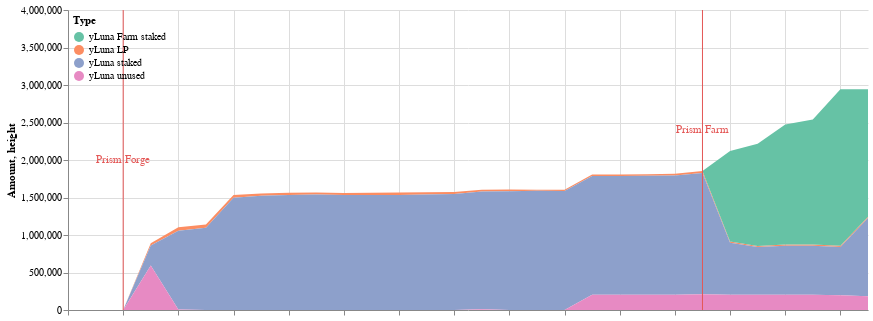

The code cell stored with this chart in its notebook:
### Markdown cell above
## All deltas

### Code cell
all_deltas = ydp.asset_used.append(ydp.asset_unused)
all_deltas = dp.fill_date_gaps(all_deltas, ['2022-02-11','2022-02-12','2022-02-13'])
c1 = cp.get_yluna_time_area_chart(all_deltas, 
               alt.Scale(scheme='set2'),
               min_date = all_deltas.Time.min(),
               max_date = all_deltas.Time.max(),
               top_padding = 1500000
        )

c2 = alt.Chart(dp.dates_to_mark).mark_rule(color='#e45756').encode(
    x=alt.X('date'+':T',axis=alt.Axis(labels=False,title=''))
)

c3 = alt.Chart(dp.dates_to_mark).mark_text(
    color='#e45756',
    angle=0
).encode(
    x=alt.X('text_date'+':T',axis=alt.Axis(labels=False,title='')),
    y='height',
    text='text'
)

(c1 + c2 + c3).properties(width=800).configure_view(strokeOpacity=0)

### Figure 1 — Vega-Lite specification as saved in the notebook (floating-point values rounded to 4 significant figures)
{"config": {"view": {"continuousWidth": 400, "continuousHeight": 300, "strokeOpacity": 0}}, "layer": [{"data": {"name": "data-91e6b39883b47d31a43c6eabd2c8138b"}, "mark": "area", "encoding": {"color": {"field": "Type", "legend": {"direction": "vertical", "legendY": 0, "orient": "none", "padding": 5}, "scale": {"scheme": "set2"}, "type": "nominal"}, "tooltip": [{"field": "Time", "format": "%Y-%m-%d", "type": "temporal"}, {"field": "Type", "type": "nominal"}, {"field": "Amount (millions)", "type": "nominal"}], "x": {"field": "Time", "scale": {"domain": ["2022-02-11", "2022-03-12"]}, "type": "temporal"}, "y": {"field": "Amount", "scale": {"domain": [0, 3585000.0]}, "type": "quantitative"}}}, {"data": {"name": "data-bf69e67827aa5ed7d9d532afa84e7b5c"}, "mark": {"type": "rule", "color": "#e45756"}, "encoding": {"x": {"axis": {"labels": false, "title": ""}, "field": "date", "type": "temporal"}}}, {"data": {"name": "data-bf69e67827aa5ed7d9d532afa84e7b5c"}, "mark": {"type": "text", "angle": 0, "color": "#e45756"}, "encoding": {"text": {"field": "text", "type": "nominal"}, "x": {"axis": {"labels": false, "title": ""}, "field": "text_date", "type": "temporal"}, "y": {"field": "height", "type": "quantitative"}}}], "width": 800, "$schema": "https://vega.github.io/schema/vega-lite/v4.17.0.json", "datasets": {"data-91e6b39883b47d31a43c6eabd2c8138b": [{"Time": "2022-02-14", "Amount signed": 31760.0, "Amount": 31760.0, "Type": "yLuna LP", "Amount (millions)": "0.03M"}, {"Time": "2022-02-15", "Amount signed": 15290.0, "Amount": 47050.0, "Type": "yLuna LP", "Amount (millions)": "0.05M"}, {"Time": "2022-02-16", "Amount signed": -3950.0, "Amount": 43100.0, "Type": "yLuna LP", "Amount (millions)": "0.04M"}, {"Time": "2022-02-17", "Amount signed": -6835.0, "Amount": 36270.0, "Type": "yLuna LP", "Amount (millions)": "0.04M"}, {"Time": "2022-02-18", "Amount signed": -7339.0, "Amount": 28930.0, "Type": "yLuna LP", "Amount (millions)": "0.03M"}, {"Time": "2022-02-19", "Amount signed": 337.5, "Amount": 29270.0, "Type": "yLuna LP", "Amount (millions)": "0.03M"}, {"Time": "2022-02-20", "Amount signed": -1702.0, "Amount": 27560.0, "Type": "yLuna LP", "Amount (millions)": "0.03M"}, {"Time": "2022-02-21", "Amount signed": -1555.0, "Amount": 26010.0, "Type": "yLuna LP", "Amount (millions)": "0.03M"}, {"Time": "2022-02-22", "Amount signed": 3529.0, "Amount": 29540.0, "Type": "yLuna LP", "Amount (millions)": "0.03M"}, {"Time": "2022-02-23", "Amount signed": 5291.0, "Amount": 34830.0, "Type": "yLuna LP", "Amount (millions)": "0.03M"}, {"Time": "2022-02-24", "Amount signed": -6881.0, "Amount": 27950.0, "Type": "yLuna LP", "Amount (millions)": "0.03M"}, {"Time": "2022-02-25", "Amount signed": -2172.0, "Amount": 25770.0, "Type": "yLuna LP", "Amount (millions)": "0.03M"}, {"Time": "2022-02-26", "Amount signed": -2032.0, "Amount": 23740.0, "Type": "yLuna LP", "Amount (millions)": "0.02M"}, {"Time": "2022-02-27", "Amount signed": -2167.0, "Amount": 21580.0, "Type": "yLuna LP", "Amount (millions)": "0.02M"}, {"Time": "2022-02-28", "Amount signed": -6805.0, "Amount": 14770.0, "Type": "yLuna LP", "Amount (millions)": "0.01M"}, {"Time": "2022-03-01", "Amount signed": 1266.0, "Amount": 16040.0, "Type": "yLuna LP", "Amount (millions)": "0.02M"}, {"Time": "2022-03-02", "Amount signed": 1194.0, "Amount": 17230.0, "Type": "yLuna LP", "Amount (millions)": "0.02M"}, {"Time": "2022-03-03", "Amount signed": 1485.0, "Amount": 18710.0, "Type": "yLuna LP", "Amount (millions)": "0.02M"}, {"Time": "2022-03-04", "Amount signed": 900.4, "Amount": 19620.0, "Type": "yLuna LP", "Amount (millions)": "0.02M"}, {"Time": "2022-03-05", "Amount signed": 2973.0, "Amount": 22590.0, "Type": "yLuna LP", "Amount (millions)": "0.02M"}, {"Time": "2022-03-06", "Amount signed": 1880.0, "Amount": 24470.0, "Type": "yLuna LP", "Amount (millions)": "0.02M"}, {"Time": "2022-03-07", "Amount signed": -9021.0, "Amount": 15450.0, "Type": "yLuna LP", "Amount (millions)": "0.02M"}, {"Time": "2022-03-08", "Amount signed": -254.8, "Amount": 15190.0, "Type": "yLuna LP", "Amount (millions)": "0.02M"}, {"Time": "2022-03-09", "Amount signed": 238.1, "Amount": 15430.0, "Type": "yLuna LP", "Amount (millions)": "0.02M"}, {"Time": "2022-03-10", "Amount signed": -356.0, "Amount": 15080.0, "Type": "yLuna LP", "Amount (millions)": "0.02M"}, {"Time": "2022-03-11", "Amount signed": 551.2, "Amount": 15630.0, "Type": "yLuna LP", "Amount (millions)": "0.02M"}, {"Time": "2022-03-12", "Amount signed": -1041.0, "Amount": 14590.0, "Type": "yLuna LP", "Amount (millions)": "0.01M"}, {"Time": "2022-02-14", "Amount signed": 264000.0, "Amount": 264000.0, "Type": "yLuna staked", "Amount (millions)": "0.26M"}, {"Time": "2022-02-15", "Amount signed": 785400.0, "Amount": 1049000.0, "Type": "yLuna staked", "Amount (millions)": "1.05M"}, {"Time": "2022-02-16", "Amount signed": 48820.0, "Amount": 1098000.0, "Type": "yLuna staked", "Amount (millions)": "1.1M"}, {"Time": "2022-02-17", "Amount signed": 398600.0, "Amount": 1497000.0, "Type": "yLuna staked", "Amount (millions)": "1.5M"}, {"Time": "2022-02-18", "Amount signed": 26480.0, "Amount": 1523000.0, "Type": "yLuna staked", "Amount (millions)": "1.52M"}, {"Time": "2022-02-19", "Amount signed": 9947.0, "Amount": 1533000.0, "Type": "yLuna staked", "Amount (millions)": "1.53M"}, {"Time": "2022-02-20", "Amount signed": 6690.0, "Amount": 1540000.0, "Type": "yLuna staked", "Amount (millions)": "1.54M"}, {"Time": "2022-02-21", "Amount signed": -5372.0, "Amount": 1534000.0, "Type": "yLuna staked", "Amount (millions)": "1.53M"}, {"Time": "2022-02-22", "Amount signed": -340.6, "Amount": 1534000.0, "Type": "yLuna staked", "Amount (millions)": "1.53M"}, {"Time": "2022-02-23", "Amount signed": -1892.0, "Amount": 1532000.0, "Type": "yLuna staked", "Amount (millions)": "1.53M"}, {"Time": "2022-02-24", "Amount signed": 9216.0, "Amount": 1541000.0, "Type": "yLuna staked", "Amount (millions)": "1.54M"}, {"Time": "2022-02-25", "Amount signed": 6565.0, "Amount": 1548000.0, "Type": "yLuna staked", "Amount (millions)": "1.55M"}, {"Time": "2022-02-26", "Amount signed": 21590.0, "Amount": 1570000.0, "Type": "yLuna staked", "Amount (millions)": "1.57M"}, {"Time": "2022-02-27", "Amount signed": 15350.0, "Amount": 1585000.0, "Type": "yLuna staked", "Amount (millions)": "1.58M"}, {"Time": "2022-02-28", "Amount signed": 5056.0, "Amount": 1590000.0, "Type": "yLuna staked", "Amount (millions)": "1.59M"}, {"Time": "2022-03-01", "Amount signed": -3479.0, "Amount": 1587000.0, "Type": "yLuna staked", "Amount (millions)": "1.59M"}, {"Time": "2022-03-02", "Amount signed": -801.9, "Amount": 1586000.0, "Type": "yLuna staked", "Amount (millions)": "1.59M"}, {"Time": "2022-03-03", "Amount signed": -37.23, "Amount": 1586000.0, "Type": "yLuna staked", "Amount (millions)": "1.59M"}, {"Time": "2022-03-04", "Amount signed": 980.6, "Amount": 1587000.0, "Type": "yLuna staked", "Amount (millions)": "1.59M"}, {"Time": "2022-03-05", "Amount signed": 5166.0, "Amount": 1592000.0, "Type": "yLuna staked", "Amount (millions)": "1.59M"}, {"Time": "2022-03-06", "Amount signed": 27690.0, "Amount": 1620000.0, "Type": "yLuna staked", "Amount (millions)": "1.62M"}, {"Time": "2022-03-07", "Amount signed": -924800.0, "Amount": 694700.0, "Type": "yLuna staked", "Amount (millions)": "0.69M"}, {"Time": "2022-03-08", "Amount signed": -58730.0, "Amount": 636000.0, "Type": "yLuna staked", "Amount (millions)": "0.64M"}, {"Time": "2022-03-09", "Amount signed": 17560.0, "Amount": 653500.0, "Type": "yLuna staked", "Amount (millions)": "0.65M"}, {"Time": "2022-03-10", "Amount signed": -361.7, "Amount": 653200.0, "Type": "yLuna staked", "Amount (millions)": "0.65M"}, {"Time": "2022-03-11", "Amount signed": -7392.0, "Amount": 645800.0, "Type": "yLuna staked", "Amount (millions)": "0.65M"}, {"Time": "2022-03-12", "Amount signed": 399900.0, "Amount": 1046000.0, "Type": "yLuna staked", "Amount (millions)": "1.05M"}, {"Time": "2022-03-07", "Amount signed": 1207000.0, "Amount": 1207000.0, "Type": "yLuna Farm staked", "Amount (millions)": "1.21M"}, {"Time": "2022-03-08", "Amount signed": 156200.0, "Amount": 1363000.0, "Type": "yLuna Farm staked", "Amount (millions)": "1.36M"}, {"Time": "2022-03-09", "Amount signed": 238400.0, "Amount": 1602000.0, "Type": "yLuna Farm staked", "Amount (millions)": "1.6M"}, {"Time": "2022-03-10", "Amount signed": 65680.0, "Amount": 1667000.0, "Type": "yLuna Farm staked", "Amount (millions)": "1.67M"}, {"Time": "2022-03-11", "Amount signed": 417700.0, "Amount": 2085000.0, "Type": "yLuna Farm staked", "Amount (millions)": "2.08M"}, {"Time": "2022-03-12", "Amount signed": -384900.0, "Amount": 1700000.0, "Type": "yLuna Farm staked", "Amount (millions)": "1.7M"}, {"Time": "2022-02-14", "Amount signed": 890600.0, "Amount": 594900.0, "Type": "yLuna unused", "Amount (millions)": "0.59M"}, {"Time": "2022-02-15", "Amount signed": 213600.0, "Amount": 7853.0, "Type": "yLuna unused", "Amount (millions)": "0.01M"}, {"Time": "2022-02-16", "Amount signed": 36280.0, "Amount": 0.0, "Type": "yLuna unused", "Amount (millions)": "0.0M"}, {"Time": "2022-02-17", "Amount signed": 390600.0, "Amount": 0.0, "Type": "yLuna unused", "Amount (millions)": "0.0M"}, {"Time": "2022-02-18", "Amount signed": 19640.0, "Amount": 0.0, "Type": "yLuna unused", "Amount (millions)": "0.0M"}, {"Time": "2022-02-19", "Amount signed": 9064.0, "Amount": 0.0, "Type": "yLuna unused", "Amount (millions)": "0.0M"}, {"Time": "2022-02-20", "Amount signed": 5244.0, "Amount": 0.0, "Type": "yLuna unused", "Amount (millions)": "0.0M"}, {"Time": "2022-02-21", "Amount signed": -5322.0, "Amount": 0.0, "Type": "yLuna unused", "Amount (millions)": "0.0M"}, {"Time": "2022-02-22", "Amount signed": 2106.0, "Amount": 0.0, "Type": "yLuna unused", "Amount (millions)": "0.0M"}, {"Time": "2022-02-23", "Amount signed": 4917.0, "Amount": 0.0, "Type": "yLuna unused", "Amount (millions)": "0.0M"}, {"Time": "2022-02-24", "Amount signed": 59.87, "Amount": 0.0, "Type": "yLuna unused", "Amount (millions)": "0.0M"}, {"Time": "2022-02-25", "Amount signed": 4428.0, "Amount": 0.0, "Type": "yLuna unused", "Amount (millions)": "0.0M"}, {"Time": "2022-02-26", "Amount signed": 32790.0, "Amount": 10630.0, "Type": "yLuna unused", "Amount (millions)": "0.01M"}, {"Time": "2022-02-27", "Amount signed": 862.6, "Amount": 0.0, "Type": "yLuna unused", "Amount (millions)": "0.0M"}, {"Time": "2022-02-28", "Amount signed": -740.1, "Amount": 0.0, "Type": "yLuna unused", "Amount (millions)": "0.0M"}, {"Time": "2022-03-01", "Amount signed": -406.1, "Amount": 1121.0, "Type": "yLuna unused", "Amount (millions)": "0.0M"}, {"Time": "2022-03-02", "Amount signed": 201300.0, "Amount": 202000.0, "Type": "yLuna unused", "Amount (millions)": "0.2M"}, {"Time": "2022-03-03", "Amount signed": 1108.0, "Amount": 201700.0, "Type": "yLuna unused", "Amount (millions)": "0.2M"}, {"Time": "2022-03-04", "Amount signed": 2958.0, "Amount": 202800.0, "Type": "yLuna unused", "Amount (millions)": "0.2M"}, {"Time": "2022-03-05", "Amount signed": 8203.0, "Amount": 202800.0, "Type": "yLuna unused", "Amount (millions)": "0.2M"}, {"Time": "2022-03-06", "Amount signed": 35120.0, "Amount": 208400.0, "Type": "yLuna unused", "Amount (millions)": "0.21M"}, {"Time": "2022-03-07", "Amount signed": 267300.0, "Amount": 202600.0, "Type": "yLuna unused", "Amount (millions)": "0.2M"}, {"Time": "2022-03-08", "Amount signed": 97090.0, "Amount": 202400.0, "Type": "yLuna unused", "Amount (millions)": "0.2M"}, {"Time": "2022-03-09", "Amount signed": 257800.0, "Amount": 204000.0, "Type": "yLuna unused", "Amount (millions)": "0.2M"}, {"Time": "2022-03-10", "Amount signed": 65280.0, "Amount": 204300.0, "Type": "yLuna unused", "Amount (millions)": "0.2M"}, {"Time": "2022-03-11", "Amount signed": 402300.0, "Amount": 195700.0, "Type": "yLuna unused", "Amount (millions)": "0.2M"}, {"Time": "2022-03-12", "Amount signed": 247.2, "Amount": 181900.0, "Type": "yLuna unused", "Amount (millions)": "0.18M"}, {"Time": "2022-02-11", "Amount signed": 0.0, "Amount": 0.0, "Type": "yLuna LP", "Amount (millions)": "0.0M"}, {"Time": "2022-02-12", "Amount signed": 0.0, "Amount": 0.0, "Type": "yLuna LP", "Amount (millions)": "0.0M"}, {"Time": "2022-02-13", "Amount signed": 0.0, "Amount": 0.0, "Type": "yLuna LP", "Amount (millions)": "0.0M"}, {"Time": "2022-02-11", "Amount signed": 0.0, "Amount": 0.0, "Type": "yLuna staked", "Amount (millions)": "0.0M"}, {"Time": "2022-02-12", "Amount signed": 0.0, "Amount": 0.0, "Type": "yLuna staked", "Amount (millions)": "0.0M"}, {"Time": "2022-02-13", "Amount signed": 0.0, "Amount": 0.0, "Type": "yLuna staked", "Amount (millions)": "0.0M"}, {"Time": "2022-02-14", "Amount signed": 0.0, "Amount": 0.0, "Type": "yLuna Farm staked", "Amount (millions)": "0.0M"}, {"Time": "2022-02-15", "Amount signed": 0.0, "Amount": 0.0, "Type": "yLuna Farm staked", "Amount (millions)": "0.0M"}, {"Time": "2022-02-16", "Amount signed": 0.0, "Amount": 0.0, "Type": "yLuna Farm staked", "Amount (millions)": "0.0M"}, {"Time": "2022-02-17", "Amount signed": 0.0, "Amount": 0.0, "Type": "yLuna Farm staked", "Amount (millions)": "0.0M"}, {"Time": "2022-02-18", "Amount signed": 0.0, "Amount": 0.0, "Type": "yLuna Farm staked", "Amount (millions)": "0.0M"}, {"Time": "2022-02-19", "Amount signed": 0.0, "Amount": 0.0, "Type": "yLuna Farm staked", "Amount (millions)": "0.0M"}, {"Time": "2022-02-20", "Amount signed": 0.0, "Amount": 0.0, "Type": "yLuna Farm staked", "Amount (millions)": "0.0M"}, {"Time": "2022-02-21", "Amount signed": 0.0, "Amount": 0.0, "Type": "yLuna Farm staked", "Amount (millions)": "0.0M"}, {"Time": "2022-02-22", "Amount signed": 0.0, "Amount": 0.0, "Type": "yLuna Farm staked", "Amount (millions)": "0.0M"}, {"Time": "2022-02-23", "Amount signed": 0.0, "Amount": 0.0, "Type": "yLuna Farm staked", "Amount (millions)": "0.0M"}, {"Time": "2022-02-24", "Amount signed": 0.0, "Amount": 0.0, "Type": "yLuna Farm staked", "Amount (millions)": "0.0M"}, {"Time": "2022-02-25", "Amount signed": 0.0, "Amount": 0.0, "Type": "yLuna Farm staked", "Amount (millions)": "0.0M"}, {"Time": "2022-02-26", "Amount signed": 0.0, "Amount": 0.0, "Type": "yLuna Farm staked", "Amount (millions)": "0.0M"}, {"Time": "2022-02-27", "Amount signed": 0.0, "Amount": 0.0, "Type": "yLuna Farm staked", "Amount (millions)": "0.0M"}, {"Time": "2022-02-28", "Amount signed": 0.0, "Amount": 0.0, "Type": "yLuna Farm staked", "Amount (millions)": "0.0M"}, {"Time": "2022-03-01", "Amount signed": 0.0, "Amount": 0.0, "Type": "yLuna Farm staked", "Amount (millions)": "0.0M"}, {"Time": "2022-03-02", "Amount signed": 0.0, "Amount": 0.0, "Type": "yLuna Farm staked", "Amount (millions)": "0.0M"}, {"Time": "2022-03-03", "Amount signed": 0.0, "Amount": 0.0, "Type": "yLuna Farm staked", "Amount (millions)": "0.0M"}, {"Time": "2022-03-04", "Amount signed": 0.0, "Amount": 0.0, "Type": "yLuna Farm staked", "Amount (millions)": "0.0M"}, {"Time": "2022-03-05", "Amount signed": 0.0, "Amount": 0.0, "Type": "yLuna Farm staked", "Amount (millions)": "0.0M"}, {"Time": "2022-03-06", "Amount signed": 0.0, "Amount": 0.0, "Type": "yLuna Farm staked", "Amount (millions)": "0.0M"}, {"Time": "2022-02-11", "Amount signed": 0.0, "Amount": 0.0, "Type": "yLuna Farm staked", "Amount (millions)": "0.0M"}, {"Time": "2022-02-12", "Amount signed": 0.0, "Amount": 0.0, "Type": "yLuna Farm staked", "Amount (millions)": "0.0M"}, {"Time": "2022-02-13", "Amount signed": 0.0, "Amount": 0.0, "Type": "yLuna Farm staked", "Amount (millions)": "0.0M"}, {"Time": "2022-02-11", "Amount signed": 0.0, "Amount": 0.0, "Type": "yLuna unused", "Amount (millions)": "0.0M"}, {"Time": "2022-02-12", "Amount signed": 0.0, "Amount": 0.0, "Type": "yLuna unused", "Amount (millions)": "0.0M"}, {"Time": "2022-02-13", "Amount signed": 0.0, "Amount": 0.0, "Type": "yLuna unused", "Amount (millions)": "0.0M"}], "data-bf69e67827aa5ed7d9d532afa84e7b5c": [{"text_date": "2022-02-13", "date": "2022-02-13", "height": 2000000, "text": "Prism Forge"}, {"text_date": "2022-03-06", "date": "2022-03-06", "height": 2400000, "text": "Prism Farm"}]}}
